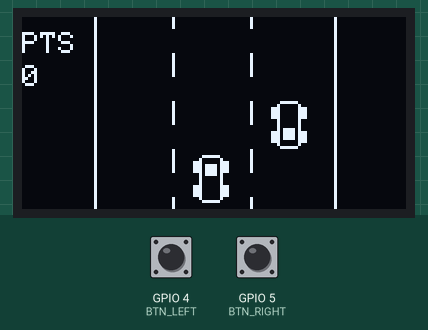
This program was run on a simulated ESP32-S3. Parts: 128×64 one-colour display. The test bench sets the inputs (shaded band); at power-on: GPIO 4 (BTN_LEFT) HIGH, GPIO 5 (BTN_RIGHT) HIGH. Random numbers use the default seed unless the program sets one.

Above: at 1.2 s.
1.3 s: GPIO 4 (BTN_LEFT) pulled LOW for 0.15 s
At 1.49 s:
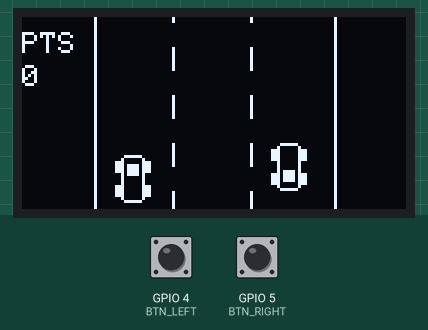
2.0 s: GPIO 5 (BTN_RIGHT) pulled LOW for 0.15 s
At 2.45 s:
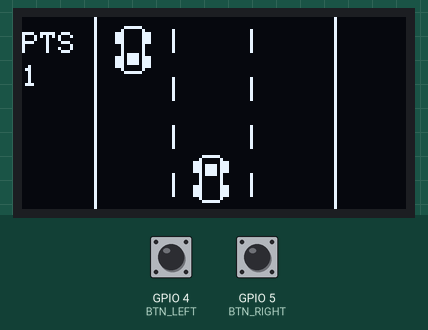
2.7 s: GPIO 4 (BTN_LEFT) pulled LOW for 1 s
At 3.14 s:
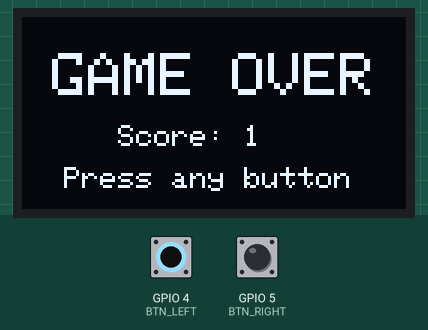
4.3 s: GPIO 5 (BTN_RIGHT) pulled LOW for 1 s
At 4.74 s:
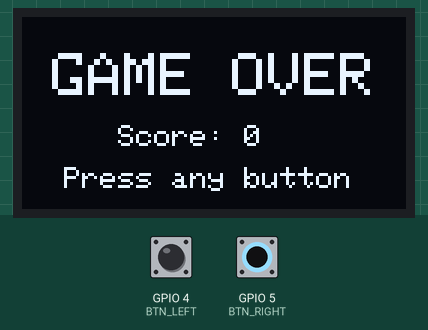
Timing chart, 0 to 6.9 s (numbered marks = the images above; inputs shaded):
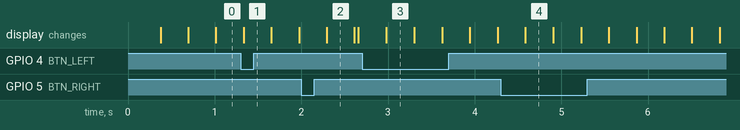

The program:

main.cpp
```cpp
#include <Adafruit_GFX.h>
#include <Adafruit_SSD1306.h>
#include <Wire.h>

// Налаштування дисплея
#define SCREEN_WIDTH 128
#define SCREEN_HEIGHT 64
#define OLED_RESET -1
Adafruit_SSD1306 display(SCREEN_WIDTH, SCREEN_HEIGHT, &Wire, OLED_RESET);

// Піни для ESP32-S3
#define I2C_SDA 8
#define I2C_SCL 9
#define BTN_LEFT 4
#define BTN_RIGHT 5

// Параметри траси (3 смуги руху)
const int roadLeft = 24;
const int roadRight = 104;
const int laneWidth = (roadRight - roadLeft) / 3; // ~26 пікселів на смугу

// Координати центру для кожної з 3 смуг
const int laneX[3] = {
    roadLeft + laneWidth / 2 - 6,
    roadLeft + laneWidth + laneWidth / 2 - 6,
    roadLeft + 2 * laneWidth + laneWidth / 2 - 6
};

// Параметри машинок
const int carW = 12;
const int carH = 16;

// Змінні гравця
int playerLane = 1; // 0 - ліва, 1 - центральна, 2 - права
const int playerY = SCREEN_HEIGHT - carH - 2;

// Змінні перешкоди (зустрічна машина)
int enemyLane = 0;
float enemyY = -carH;
float gameSpeed = 2.0;

// Стан гри
int score = 0;
bool gameOver = false;
int roadLineOffset = 0;

// Захист від брязкоту контактів
unsigned long lastButtonPress = 0;
const int debounceDelay = 150;

void handleInput();
void updateGame();
void drawGame();
void drawCar(int x, int y, bool isPlayer);
void drawGameOver();
void resetGame();

void setup()
{
    Serial.begin(115200);

    // Налаштування кнопок
    pinMode(BTN_LEFT, INPUT_PULLUP);
    pinMode(BTN_RIGHT, INPUT_PULLUP);

    // Ініціалізація I2C для ESP32-S3
    Wire.begin(I2C_SDA, I2C_SCL);

    if (!display.begin(SSD1306_SWITCHCAPVCC, 0x3C)) {
        Serial.println(F("Помилка ініціалізації SSD1306"));
        for (;;)
            ;
    }

    randomSeed(analogRead(1)); // Ініціалізація генератора випадкових чисел
    resetGame();
}

void loop()
{
    if (gameOver) {
        drawGameOver();
        // Перезапуск при натисканні будь-якої кнопки
        if (digitalRead(BTN_LEFT) == LOW || digitalRead(BTN_RIGHT) == LOW) {
            delay(300);
            resetGame();
        }
        return;
    }

    handleInput();
    updateGame();
    drawGame();

    delay(20); // ~50 FPS
}

// Обробка натискань кнопок
void handleInput()
{
    if (millis() - lastButtonPress > debounceDelay) {
        if (digitalRead(BTN_LEFT) == LOW && playerLane > 0) {
            playerLane--;
            lastButtonPress = millis();
        } else if (digitalRead(BTN_RIGHT) == LOW && playerLane < 2) {
            playerLane++;
            lastButtonPress = millis();
        }
    }
}

// Оновлення фізики та логіки
void updateGame()
{
    // Рух розмітки дороги
    roadLineOffset += (int)gameSpeed;
    if (roadLineOffset >= 16)
        roadLineOffset = 0;

    // Рух ворожої машини
    enemyY += gameSpeed;

    // Якщо ворог проїхав екран
    if (enemyY > SCREEN_HEIGHT) {
        enemyY = -carH;
        enemyLane = random(0, 3);
        score++;

        // Поступове збільшення швидкості
        if (gameSpeed < 6.5) {
            gameSpeed += 0.15;
        }
    }

    // Перевірка зіткнення
    if (playerLane == enemyLane) {
        if (enemyY + carH > playerY + 2 && enemyY < playerY + carH - 2) {
            gameOver = true;
        }
    }
}

// Малювання кадру
void drawGame()
{
    display.clearDisplay();

    // Межі траси
    display.drawFastVLine(roadLeft, 0, SCREEN_HEIGHT, SSD1306_WHITE);
    display.drawFastVLine(roadRight, 0, SCREEN_HEIGHT, SSD1306_WHITE);

    // Пунктирна розмітка смуг
    for (int y = -16 + roadLineOffset; y < SCREEN_HEIGHT; y += 16) {
        display.drawFastVLine(roadLeft + laneWidth, y, 8, SSD1306_WHITE);
        display.drawFastVLine(roadLeft + 2 * laneWidth, y, 8, SSD1306_WHITE);
    }

    // Малюємо машину гравця
    drawCar(laneX[playerLane], playerY, true);

    // Малюємо зустрічну машину
    drawCar(laneX[enemyLane], (int)enemyY, false);

    // Вивід рахунку зліва від траси
    display.setTextSize(1);
    display.setTextColor(SSD1306_WHITE);
    display.setCursor(0, 5);
    display.println("PTS");
    display.setCursor(0, 16);
    display.println(score);

    display.display();
}

// Функція малювання деталізованої машинки
void drawCar(int x, int y, bool isPlayer)
{
    // Кузов
    display.drawRoundRect(x + 2, y, carW - 4, carH, 2, SSD1306_WHITE);

    if (isPlayer) {
        // Лобове скло гравця (спереду)
        display.fillRect(x + 4, y + 3, carW - 8, 4, SSD1306_WHITE);
    } else {
        // Лобове скло зустрічної машини (знизу)
        display.fillRect(x + 4, y + carH - 7, carW - 8, 4, SSD1306_WHITE);
    }

    // Колеса
    display.fillRect(x, y + 2, 2, 4, SSD1306_WHITE);
    display.fillRect(x + carW - 2, y + 2, 2, 4, SSD1306_WHITE);
    display.fillRect(x, y + carH - 6, 2, 4, SSD1306_WHITE);
    display.fillRect(x + carW - 2, y + carH - 6, 2, 4, SSD1306_WHITE);
}

// Екран програшу
void drawGameOver()
{
    display.clearDisplay();
    display.setTextSize(2);
    display.setTextColor(SSD1306_WHITE);
    display.setCursor(10, 12);
    display.println("GAME OVER");

    display.setTextSize(1);
    display.setCursor(32, 36);
    display.print("Score: ");
    display.println(score);

    display.setCursor(14, 50);
    display.println("Press any button");
    display.display();
}

// Скидання параметрів для нової гри
void resetGame()
{
    playerLane = 1;
    enemyLane = random(0, 3);
    enemyY = -carH;
    score = 0;
    gameSpeed = 2.0;
    gameOver = false;
}
```
